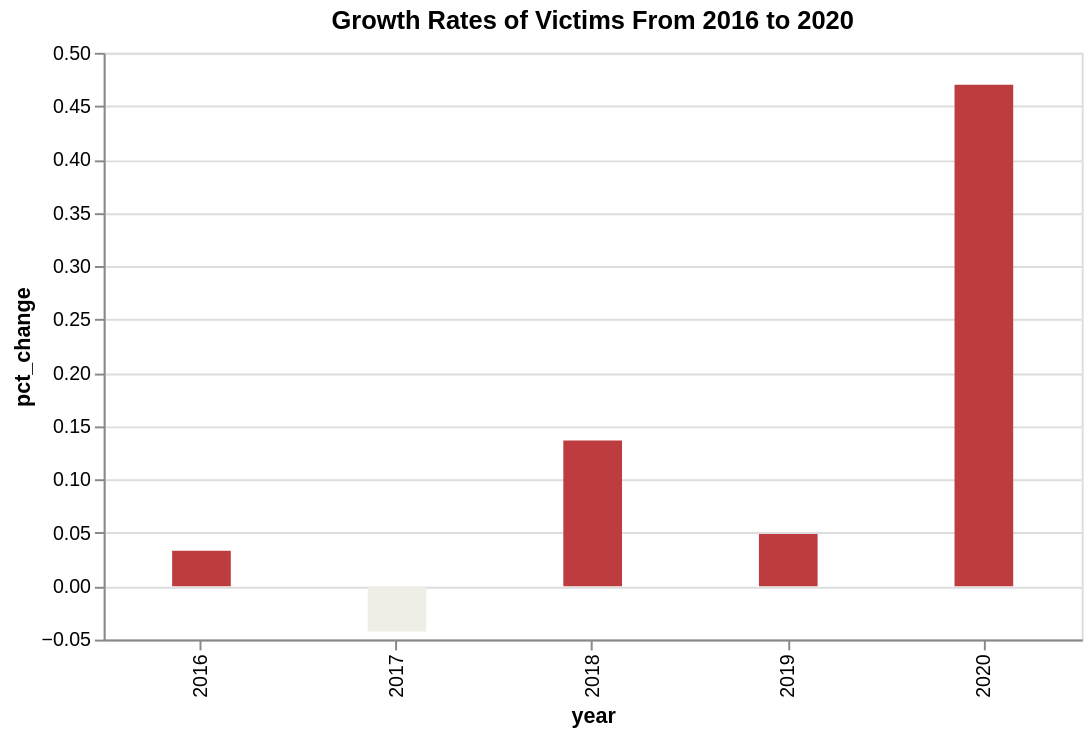

Here is the Vega-Lite specification saved for this chart:
### Vega-Lite specification from a JSON file in a GitHub repository (floating-point values rounded to 4 significant figures)
{"config": {"view": {"continuousWidth": 400, "continuousHeight": 300}}, "data": {"name": "data-19c175a25159a307fd2c4d3a69395b76"}, "mark": {"type": "bar", "size": 30}, "encoding": {"color": {"condition": {"value": "#bc3c40", "test": "(datum.pct_change > 0)"}, "value": "#eeede6"}, "x": {"type": "ordinal", "field": "year"}, "y": {"type": "quantitative", "field": "pct_change"}}, "selection": {"selector006": {"type": "interval", "bind": "scales", "encodings": ["x", "y"]}}, "title": "Growth Rates of Victims From 2016 to 2020", "width": 500, "$schema": "https://vega.github.io/schema/vega-lite/v4.8.1.json", "datasets": {"data-19c175a25159a307fd2c4d3a69395b76": [{"year": 2015, "sex": 1235, "pct_change": null}, {"year": 2016, "sex": 1276, "pct_change": 0.0332}, {"year": 2017, "sex": 1222, "pct_change": -0.04232}, {"year": 2018, "sex": 1389, "pct_change": 0.1367}, {"year": 2019, "sex": 1457, "pct_change": 0.04896}, {"year": 2020, "sex": 2142, "pct_change": 0.4701}]}}
